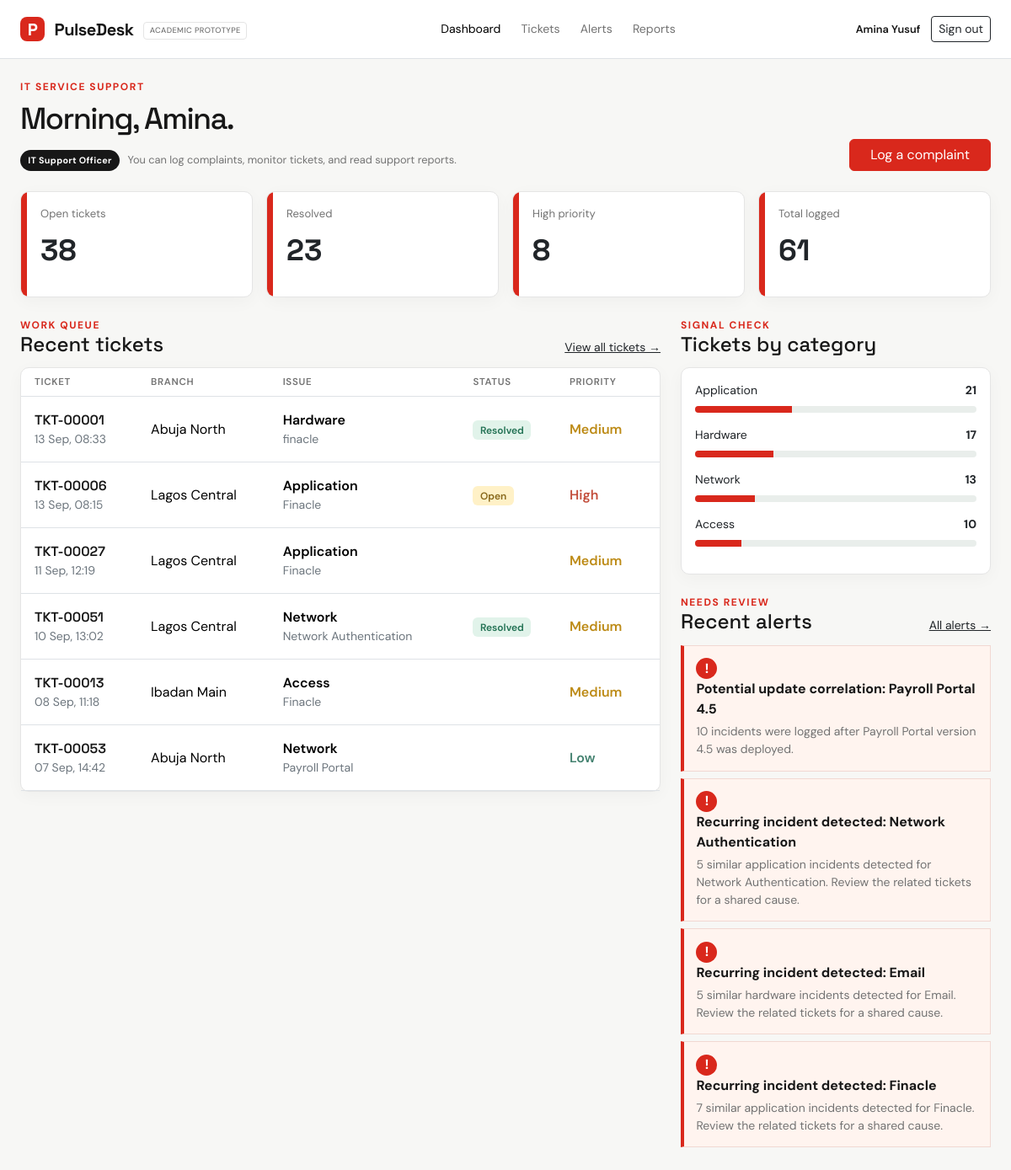
Screenshot of / (signed in) with the database file from the repository.
### app.py (models this page shows)
class User(db.Model):
    id = db.Column(db.Integer, primary_key=True)
    name = db.Column(db.String(120), nullable=False)
    email = db.Column(db.String(160), unique=True, nullable=False)
    password = db.Column(db.String(255), nullable=False)
    role = db.Column(db.String(40), nullable=False, default="IT Support Officer")

class Ticket(db.Model):
    id = db.Column(db.Integer, primary_key=True)
    ticket_number = db.Column(db.String(30), unique=True, nullable=False)
    branch_id = db.Column(db.Integer, db.ForeignKey("branch.id"), nullable=False)
    reported_by = db.Column(db.String(120), nullable=False)
    category = db.Column(db.String(80), nullable=False)
    system = db.Column(db.String(100), nullable=False)
    description = db.Column(db.Text, nullable=False)
    priority = db.Column(db.String(20), nullable=False, default="Medium")
    status = db.Column(db.String(30), nullable=False, default="Open")
    assigned_to = db.Column(db.String(120))
    created_at = db.Column(db.DateTime, nullable=False, default=datetime.utcnow)
    resolved_at = db.Column(db.DateTime)

class Branch(db.Model):
    id = db.Column(db.Integer, primary_key=True)
    branch_name = db.Column(db.String(120), nullable=False)
    location = db.Column(db.String(120), nullable=False)
    tickets = db.relationship("Ticket", backref="branch", lazy=True)

class Alert(db.Model):
    id = db.Column(db.Integer, primary_key=True)
    title = db.Column(db.String(160), nullable=False)
    description = db.Column(db.Text, nullable=False)
    severity = db.Column(db.String(20), nullable=False, default="Medium")
    created_at = db.Column(db.DateTime, nullable=False, default=datetime.utcnow)
    status = db.Column(db.String(30), nullable=False, default="Active")
    related_ticket_ids = db.Column(db.Text, default="")

### app.py (the view)
@app.route("/")
@login_required
def dashboard():
    stats = {"total": Ticket.query.count(), "open": Ticket.query.filter(Ticket.status != "Resolved").count(), "resolved": Ticket.query.filter_by(status="Resolved").count(), "high": Ticket.query.filter_by(priority="High").filter(Ticket.status != "Resolved").count()}
    return render_template("dashboard.html", stats=stats, recent_tickets=Ticket.query.order_by(Ticket.created_at.desc()).limit(6).all(), active_alerts=Alert.query.filter_by(status="Active").order_by(Alert.created_at.desc()).limit(4).all(), category_counts=Counter(ticket.category for ticket in Ticket.query.all()).most_common(5))

### app.py (called while the page is built)
def current_user():
    user_id = session.get("user_id")
    return db.session.get(User, user_id) if user_id else None

@app.context_processor
def inject_user():
    return {"current_user": current_user()}

def login_required(view):
    @wraps(view)
    def wrapped(*args, **kwargs):
        if not session.get("user_id"):
            return redirect(url_for("login", next=request.path))
        return view(*args, **kwargs)
    return wrapped

### templates/dashboard.html (shortened to what this page needs)
{% extends 'base.html' %}
{% block content %}
<div class="d-flex flex-wrap justify-content-between align-items-end gap-3 mb-4">
  <div>
    <div class="eyebrow mb-2">IT service support</div>
    <h1 class="page-title mb-1">Morning, {{ current_user.name.split()[0] }}.</h1>
    <div class="role-context"><span class="role-badge">{{ current_user.role }}</span><span>{{ 'You can update tickets, record deployments, and review alerts.' if current_user.role in ['IT Supervisor', 'Administrator'] else 'You can log complaints, monitor tickets, and read support reports.' }}</span></div>
  </div>
  {% if current_user.role == 'IT Support Officer' %}<a href="{{ url_for('new_ticket') }}" class="btn btn-coral px-4">Log a complaint</a>{% elif current_user.role == 'Administrator' %}<a href="{{ url_for('demo_data') }}" class="btn btn-dark px-4">Generate demo activity</a>{% else %}<a href="{{ url_for('tickets') }}" class="btn btn-dark px-4">Review ticket queue</a>{% endif %}
</div>
<div class="row g-3 mb-4">{% for key, label in [('open','Open tickets'),('resolved','Resolved'),('high','High priority'),('total','Total logged')] %}<div class="col-6 col-xl-3"><div class="card stat-card d-flex flex-row overflow-hidden"><div class="stat-accent"></div><div class="p-3"><div class="stat-label">{{ label }}</div><div class="stat-value mt-2">{{ stats[key] }}</div></div></div></div>{% endfor %}</div>
<div class="row g-4">
  <div class="col-xl-8">
    <div class="section-heading"><div><div class="eyebrow">Work queue</div><h2 class="h4 mb-0">Recent tickets</h2></div><a href="{{ url_for('tickets') }}" class="text-dark small">View all tickets →</a></div>
    <div class="card bg-white"><div class="table-responsive"><table class="table"><thead><tr><th class="ps-3">Ticket</th><th>Branch</th><th>Issue</th><th>Status</th><th class="pe-3">Priority</th></tr></thead><tbody>{% for ticket in recent_tickets %}<tr><td class="ps-3"><a class="ticket-number" href="{{ url_for('ticket_detail', ticket_id=ticket.id) }}">{{ ticket.ticket_number }}</a><div class="small text-secondary">{{ ticket.created_at.strftime('%d %b, %H:%M') }}</div></td><td>{{ ticket.branch.branch_name }}</td><td><div class="fw-semibold">{{ ticket.category }}</div><div class="small text-secondary">{{ ticket.system }}</div></td><td><span class="badge status-{{ ticket.status|lower|replace(' ', '-') }}">{{ ticket.status }}</span></td><td class="pe-3"><span class="priority-{{ ticket.priority|lower }} fw-semibold">{{ ticket.priority }}</span></td></tr>{% else %}<tr><td colspan="5" class="empty-state">No tickets logged yet.</td></tr>{% endfor %}</tbody></table></div></div>
  </div>
  <div class="col-xl-4">
    <div class="section-heading"><div><div class="eyebrow">Signal check</div><h2 class="h4 mb-0">Tickets by category</h2></div></div>
    <div class="card bg-white p-3 mb-4">{% for category, count in category_counts %}<div class="d-flex justify-content-between small mb-2"><span>{{ category }}</span><strong>{{ count }}</strong></div><div class="progress mb-3"><div class="progress-bar" style="width: {{ (count / stats.total * 100) if stats.total else 0 }}%"></div></div>{% else %}<div class="empty-state py-3">Patterns appear as tickets arrive.</div>{% endfor %}</div>
    <div class="section-heading"><div><div class="eyebrow">Needs review</div><h2 class="h4 mb-0">Recent alerts</h2></div><a href="{{ url_for('alerts') }}" class="text-dark small">All alerts →</a></div>
    {% for alert in active_alerts %}<a class="alert-card d-block text-decoration-none mb-2" href="{{ url_for('alert_detail', alert_id=alert.id) }}"><span class="alert-icon">!</span><span><strong>{{ alert.title }}</strong><small>{{ alert.description }}</small></span></a>{% else %}<div class="card p-3 text-secondary small">No active alerts. The desk is quiet for now.</div>{% endfor %}
  </div>
</div>
{% endblock %}

### templates/base.html (shortened to what this page needs)
<!doctype html>
<html lang="en">
<head>
  <link href="https://cdn.jsdelivr.net/npm/bootstrap@5.3.3/dist/css/bootstrap.min.css" rel="stylesheet">
  <link rel="stylesheet" href="{{ url_for('static', filename='style.css') }}">
</head>
<body>
  <nav class="navbar navbar-expand-lg border-bottom">
    <div class="container-fluid px-4">
      <a class="navbar-brand" href="{{ url_for('dashboard') }}"><span class="brand-mark">P</span> PulseDesk <span class="prototype-tag">Academic prototype</span></a>
      {% if current_user %}
      <div class="collapse navbar-collapse" id="main-nav">
        <div class="navbar-nav mx-auto gap-lg-2">
          <a class="nav-link {{ 'active' if request.endpoint == 'dashboard' }}" href="{{ url_for('dashboard') }}">Dashboard</a>
          <a class="nav-link {{ 'active' if request.endpoint in ['tickets', 'new_ticket', 'ticket_detail'] }}" href="{{ url_for('tickets') }}">Tickets</a>
          <a class="nav-link {{ 'active' if request.endpoint in ['alerts', 'alert_detail'] }}" href="{{ url_for('alerts') }}">Alerts</a>
          <a class="nav-link {{ 'active' if request.endpoint in ['reports', 'report_csv'] }}" href="{{ url_for('reports') }}">Reports</a>
        </div>
        <div class="account-menu"><span class="account-name">{{ current_user.name }}</span><form method="post" action="{{ url_for('logout') }}"><button class="btn btn-outline-dark btn-sm">Sign out</button></form></div>
      </div>
      {% endif %}
    </div>
  </nav>
  <main class="container-fluid px-4 py-4">
    {% block content %}{% endblock %}
  </main>
</body>
</html>

### static/style.css (style rules this page uses)
:root { --ink: #171717; --muted: #737373; --line: #e5e5e5; --mint: #e1f3ea; --cream: #f7f7f5; --coral: #d9281c; --warm: #fff4ef; }
body { background: var(--cream); color: var(--ink); font-family: 'DM Sans', sans-serif; }
.navbar { background: #fff; min-height: 70px; }
.navbar-brand, h1, h2, h3, h4 { font-family: 'Space Grotesk', sans-serif; }
.navbar-brand { font-weight: 700; color: var(--ink); letter-spacing: -.5px; }
.brand-mark { display: inline-grid; place-items: center; width: 29px; height: 29px; margin-right: 7px; border-radius: 8px; background: var(--coral); color: white; }
.prototype-tag { display: inline-block; margin-left: 7px; padding: .18rem .42rem; border: 1px solid var(--line); border-radius: 4px; color: var(--muted); font-family: 'DM Sans'; font-size: .58rem; font-weight: 500; letter-spacing: .04em; text-transform: uppercase; vertical-align: middle; }
.nav-link { color: var(--muted); font-size: .88rem; }
.nav-link.active, .nav-link:hover { color: var(--coral); }
.eyebrow { color: var(--coral); font-size: .75rem; font-weight: 700; letter-spacing: .13em; text-transform: uppercase; }
.page-title { font-size: clamp(1.8rem, 3vw, 2.65rem); letter-spacing: -1.6px; }
.btn-coral { background: var(--coral); border-color: var(--coral); color: #fff; }
.section-heading { display: flex; align-items: end; justify-content: space-between; margin-bottom: .8rem; }
.card { border: 1px solid var(--line); border-radius: 10px; box-shadow: 0 5px 20px rgba(24,33,38,.035); }
.stat-card { background: #fff; min-height: 126px; }
.stat-value { font-family: 'Space Grotesk'; font-size: 2.2rem; font-weight: 700; }
.stat-label { color: var(--muted); font-size: .82rem; }
.stat-accent { width: 7px; border-radius: 8px 0 0 8px; background: var(--coral); }
.table { --bs-table-bg: transparent; margin-bottom: 0; }
.table th { color: var(--muted); font-size: .72rem; font-weight: 600; letter-spacing: .06em; text-transform: uppercase; }
.table td { padding-top: 1rem; padding-bottom: 1rem; vertical-align: middle; }
.ticket-number { color: var(--ink); font-family: 'Space Grotesk'; font-weight: 600; text-decoration: none; }
.badge { font-weight: 600; padding: .45em .7em; }
.status-open { background: #fff1c7; color: #87671a; }
.status-resolved { background: var(--mint); color: #217153; }
.priority-high { color: #c34f3d; }
.priority-medium { color: #bd8b17; }
.priority-low { color: #43816f; }
.progress { height: 8px; background: #e9eeeb; }
.progress-bar { background: var(--coral); }
.account-menu { display: flex; align-items: center; gap: .8rem; }
.account-name { font-size: .8rem; font-weight: 600; }
.role-badge { display: inline-block; width: fit-content; border-radius: 999px; background: var(--ink); color: #fff; padding: .28rem .58rem; font-size: .67rem; font-weight: 700; letter-spacing: .03em; }
.role-context { display: flex; align-items: center; gap: .6rem; margin-top: .9rem; color: var(--muted); font-size: .8rem; }
.alert-card { display: flex; align-items: flex-start; gap: .75rem; padding: .9rem; border: 1px solid #f1d8d2; border-left: 4px solid var(--coral); background: var(--warm); color: var(--ink); }
.alert-card strong, .alert-card small { display: block; }
.alert-card small { color: var(--muted); margin-top: .25rem; }
.alert-icon { display: inline-grid; place-items: center; flex: 0 0 25px; width: 25px; height: 25px; border-radius: 50%; background: var(--coral); color: #fff; font-weight: 700; }

### rows the page displays
User: name "Amina Yusuf", name "Amina", role "IT Support Officer", role "You can log complaints, monitor tickets, and read support reports."
Ticket: ticket_number "TKT-00001", created_at "13 Sep, 08:33", branch.branch_name "Abuja North", category "Hardware", system "finacle", status "Resolved", priority "Medium", count "17", {{ (count / stats.total * 100) if stats.total else 0 }} 27.86885245901639 (drawn)
Ticket: ticket_number "TKT-00006", created_at "13 Sep, 08:15", branch.branch_name "Lagos Central", category "Application", system "Finacle", status "Open", priority "High"
Ticket: ticket_number "TKT-00027", created_at "11 Sep, 12:19", branch.branch_name "Lagos Central", category "Application", system "Finacle", priority "Medium"
Ticket: ticket_number "TKT-00051", created_at "10 Sep, 13:02", branch.branch_name "Lagos Central", category "Network", system "Network Authentication", status "Resolved", priority "Medium"
Ticket: ticket_number "TKT-00013", created_at "08 Sep, 11:18", branch.branch_name "Ibadan Main", category "Access", system "Finacle", priority "Medium", count "10", {{ (count / stats.total * 100) if stats.total else 0 }} 16.39344262295082 (drawn)
Ticket: ticket_number "TKT-00053", created_at "07 Sep, 14:42", branch.branch_name "Abuja North", category "Network", system "Payroll Portal", priority "Low"
Ticket: category "Application", count "21", {{ (count / stats.total * 100) if stats.total else 0 }} 34.42622950819672 (drawn)
Ticket: category "Network", count "13", {{ (count / stats.total * 100) if stats.total else 0 }} 21.311475409836063 (drawn)
Alert: title "Potential update correlation: Payroll Portal 4.5", description "10 incidents were logged after Payroll Portal version 4.5 was deployed."
Alert: title "Recurring incident detected: Network Authentication", description "5 similar application incidents detected for Network Authentication. Review the related tickets for a shared cause."
Alert: title "Recurring incident detected: Email", description "5 similar hardware incidents detected for Email. Review the related tickets for a shared cause."
Alert: title "Recurring incident detected: Finacle", description "7 similar application incidents detected for Finacle. Review the related tickets for a shared cause."

### other values shown
{{ label }} "Open tickets" "Resolved" "High priority" "Total logged"
{{ stats[key] }} "38" "23" "8" "61"
